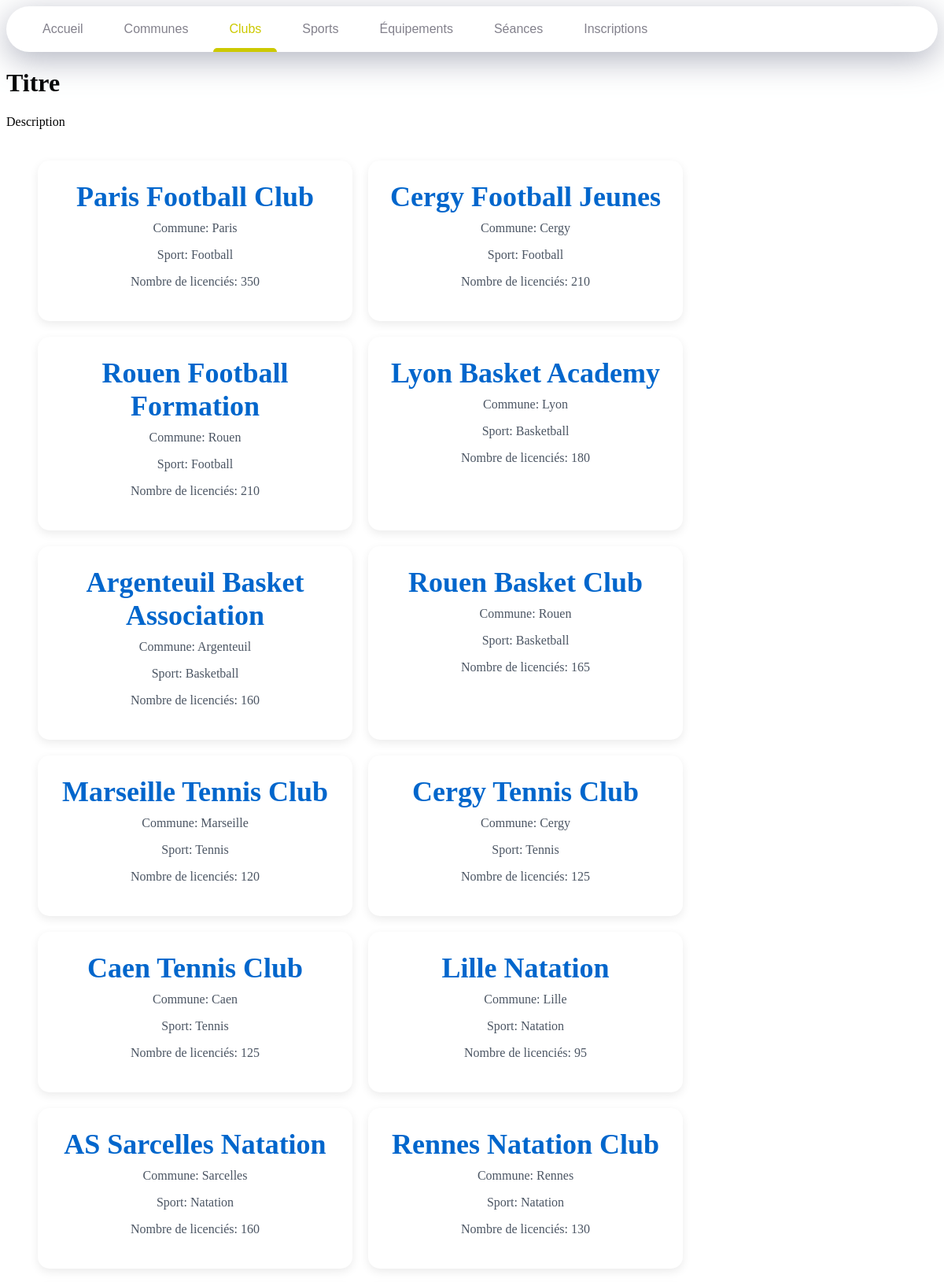
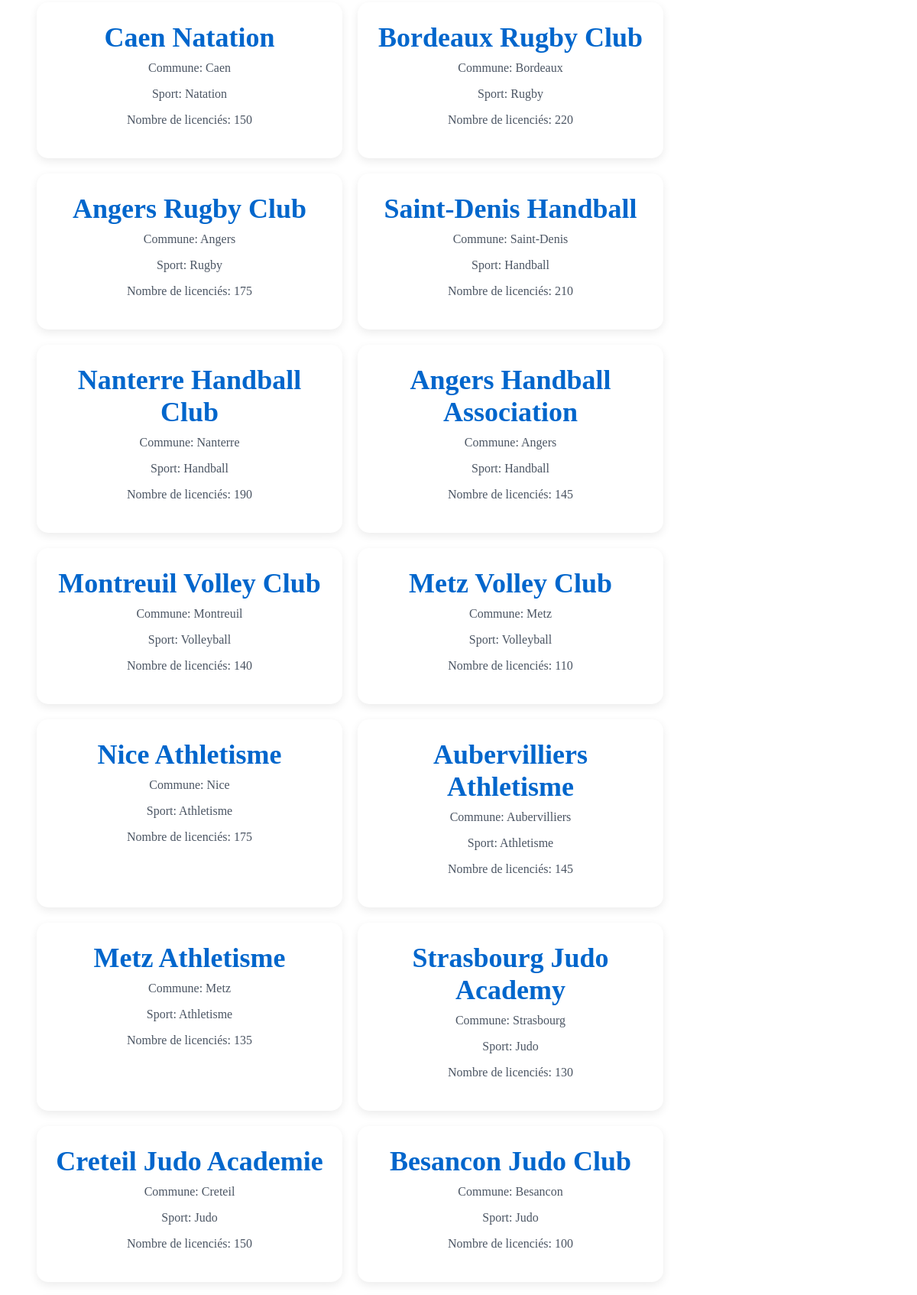
Screenshot of /clubs.php (upper part) with the database file from the repository (2 pictures, top to bottom).
### tables this page shows
CREATE TABLE Clubs (
    id_club BIGINT NOT NULL,
    nom VARCHAR(50) NOT NULL,
    nb_licencies INT NOT NULL,

    id_commune BIGINT NOT NULL,
    id_sport BIGINT NOT NULL,

    CONSTRAINT PK_Clubs PRIMARY KEY (id_club),
    CONSTRAINT FK_Clubs_Communes FOREIGN KEY (id_commune) REFERENCES Communes(id_commune)
        ON DELETE CASCADE,
    CONSTRAINT FK_Clubs_Sports FOREIGN KEY (id_sport) REFERENCES Sports(id_sport)
        ON DELETE CASCADE
);

CREATE TABLE Communes (
    id_commune BIGINT NOT NULL,
    nom VARCHAR(50) NOT NULL,
    CodePostal INT NOT NULL,
    Departement INT NOT NULL,
    Region VARCHAR(50) NOT NULL,

    CONSTRAINT PK_Communes PRIMARY KEY (id_commune)
);

CREATE TABLE Sports (
    id_sport BIGINT NOT NULL,
    nom VARCHAR(50) NOT NULL,
    Federation VARCHAR(50) NOT NULL,

    CONSTRAINT PK_Sports PRIMARY KEY (id_sport)
);

### public/clubs.php (the view, shortened to what this page needs)
<?php
require "../config/db.php";
$sql = "SELECT  cl.nom AS nom,
                cl.nb_licencies AS nb_licencies,
                co.nom AS commune,
                s.nom AS sport
        FROM Clubs cl, Communes co, Sports s
        WHERE cl.id_commune=co.id_commune
        AND cl.id_sport=s.id_sport
        ";
$stmt = $pdo->query($sql);
$clubs = $stmt->fetchAll(PDO::FETCH_ASSOC);
?>
<!DOCTYPE html>
<html lang="fr">
<head>
    <link rel="stylesheet" href="../assets/css/style.css">
</head>
<body>
    <nav>
        <a href="index.php" class="nav-item" data-active-color="#cc0000" data-target="Accueil">Accueil</a>
        <a href="communes.php" class="nav-item" data-active-color="#cc7700" data-target="Communes">Communes</a>
        <a href="clubs.php" class="nav-item is-active" data-active-color="#ccc900" data-target="Clubs">Clubs</a>
        <a href="sports.php" class="nav-item" data-active-color="#00cca3" data-target="Sports">Sports</a>
        <a href="equipements.php" class="nav-item" data-active-color="#0022cc" data-target="Equipements">Équipements</a>
        <a href="seances.php" class="nav-item" data-active-color="#c200cc" data-target="Seances">Séances</a>
        <a href="inscriptions.php" class="nav-item" data-active-color="#cc007e" data-target="Inscriptions">Inscriptions</a>
        <span class="nav-indicator"></span>
    </nav>
    <h1>Titre</h1>
    <p>Description</p>
    <section class="clubs">
        <?php foreach($clubs as $club):?>
        <div class="club-card">
            <h2><?= htmlspecialchars($club['nom']) ?></h2>
            <p> Commune: <?= htmlspecialchars($club['commune']) ?></p>
            <p> Sport: <?= htmlspecialchars($club['sport']) ?></p>
            <p> Nombre de licenciés: <?= htmlspecialchars($club['nb_licencies']) ?></p>
        </div>
        <?php endforeach; ?>
    </section>
</body>
</html>

### assets/css/style.css (style rules this page uses)
* { box-sizing: border-box; text-decoration: none; }
nav { background-color: #fff; padding: 0 20px; border-radius: 40px; box-shadow: 0 10px 40px rgba(159, 162, 177, .8); display: flex; overflow: hidden; overflow-x: auto; position: relative; }
.nav-item { color: #83818c; font-family: arial, sans-serif; padding: 20px; margin: 0 6px; position: relative; }
.nav-item:before { content: ""; position: absolute; bottom: -6px; background-color: #dfe2ea; height: 5px; width: 100%; border-radius: 8px 8px 0 0; left: 0; transition: .3s; }
.nav-indicator { position: absolute; left: 0; bottom: 0; height: 5px; transition: .4s; border-radius: 8px 8px 0 0; }
.clubs { display: flex; gap: 20px; margin: 40px; flex-wrap: wrap; }
.club-card { background-color: white; width: 400px; padding: 25px; border-radius: 15px; text-align: center; box-shadow: 0 4px 12px rgba(0, 0, 0, 0.08); }
.club-card h2 { margin: 0; font-size: 36px; color: #0066cc; }
.club-card p { margin-top: 10px; font-size: 16px; color: #4b5563; }

### rows the page displays
clubs: nom "Paris Football Club", id_commune.nom "Paris", id_sport.nom "Football", nb_licencies "350"
clubs: nom "Cergy Football Jeunes", id_commune.nom "Cergy", id_sport.nom "Football", nb_licencies "210"
clubs: nom "Rouen Football Formation", id_commune.nom "Rouen", id_sport.nom "Football", nb_licencies "210"
clubs: nom "Lyon Basket Academy", id_commune.nom "Lyon", id_sport.nom "Basketball", nb_licencies "180"
clubs: nom "Argenteuil Basket Association", id_commune.nom "Argenteuil", id_sport.nom "Basketball", nb_licencies "160"
clubs: nom "Rouen Basket Club", id_commune.nom "Rouen", id_sport.nom "Basketball", nb_licencies "165"
clubs: nom "Marseille Tennis Club", id_commune.nom "Marseille", id_sport.nom "Tennis", nb_licencies "120"
clubs: nom "Cergy Tennis Club", id_commune.nom "Cergy", id_sport.nom "Tennis", nb_licencies "125"
clubs: nom "Caen Tennis Club", id_commune.nom "Caen", id_sport.nom "Tennis", nb_licencies "125"
clubs: nom "Lille Natation", id_commune.nom "Lille", id_sport.nom "Natation", nb_licencies "95"
clubs: nom "AS Sarcelles Natation", id_commune.nom "Sarcelles", id_sport.nom "Natation", nb_licencies "160"
clubs: nom "Rennes Natation Club", id_commune.nom "Rennes", id_sport.nom "Natation", nb_licencies "130"
clubs: nom "Caen Natation", id_commune.nom "Caen", id_sport.nom "Natation", nb_licencies "150"
clubs: nom "Bordeaux Rugby Club", id_commune.nom "Bordeaux", id_sport.nom "Rugby", nb_licencies "220"
clubs: nom "Angers Rugby Club", id_commune.nom "Angers", id_sport.nom "Rugby", nb_licencies "175"
clubs: nom "Saint-Denis Handball", id_commune.nom "Saint-Denis", id_sport.nom "Handball", nb_licencies "210"
clubs: nom "Nanterre Handball Club", id_commune.nom "Nanterre", id_sport.nom "Handball", nb_licencies "190"
clubs: nom "Angers Handball Association", id_commune.nom "Angers", id_sport.nom "Handball", nb_licencies "145"
clubs: nom "Montreuil Volley Club", id_commune.nom "Montreuil", id_sport.nom "Volleyball", nb_licencies "140"
clubs: nom "Metz Volley Club", id_commune.nom "Metz", id_sport.nom "Volleyball", nb_licencies "110"
clubs: nom "Nice Athletisme", id_commune.nom "Nice", id_sport.nom "Athletisme", nb_licencies "175"
clubs: nom "Aubervilliers Athletisme", id_commune.nom "Aubervilliers", id_sport.nom "Athletisme", nb_licencies "145"
clubs: nom "Metz Athletisme", id_commune.nom "Metz", id_sport.nom "Athletisme", nb_licencies "135"
clubs: nom "Strasbourg Judo Academy", id_commune.nom "Strasbourg", id_sport.nom "Judo", nb_licencies "130"
clubs: nom "Creteil Judo Academie", id_commune.nom "Creteil", id_sport.nom "Judo", nb_licencies "150"
clubs: nom "Besancon Judo Club", id_commune.nom "Besancon", id_sport.nom "Judo", nb_licencies "100"
